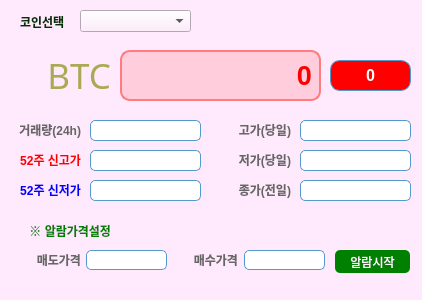
<?xml version="1.0" encoding="UTF-8"?>
<ui version="4.0">
 <class>MainWindow</class>
 <widget class="QMainWindow" name="MainWindow">
  <property name="geometry">
   <rect>
    <x>0</x>
    <y>0</y>
    <width>422</width>
    <height>300</height>
   </rect>
  </property>
  <property name="windowTitle">
   <string>MainWindow</string>
  </property>
  <property name="styleSheet">
   <string notr="true">background-color:rgb(255, 233, 253); </string>
  </property>
  <widget class="QWidget" name="centralwidget">
   <widget class="QLabel" name="label">
    <property name="geometry">
     <rect>
      <x>20</x>
      <y>16</y>
      <width>56</width>
      <height>12</height>
     </rect>
    </property>
    <property name="font">
     <font>
      <family>한컴산뜻돋움</family>
      <weight>75</weight>
      <bold>true</bold>
     </font>
    </property>
    <property name="styleSheet">
     <string notr="true">color:rgb(0, 50, 0 )</string>
    </property>
    <property name="text">
     <string>코인선택</string>
    </property>
   </widget>
   <widget class="QComboBox" name="coin_comboBox">
    <property name="geometry">
     <rect>
      <x>80</x>
      <y>10</y>
      <width>111</width>
      <height>22</height>
     </rect>
    </property>
   </widget>
   <widget class="QLabel" name="price_label">
    <property name="geometry">
     <rect>
      <x>120</x>
      <y>50</y>
      <width>201</width>
      <height>51</height>
     </rect>
    </property>
    <property name="font">
     <font>
      <family>Arial</family>
      <pointsize>20</pointsize>
      <weight>75</weight>
      <bold>true</bold>
     </font>
    </property>
    <property name="focusPolicy">
     <enum>Qt::NoFocus</enum>
    </property>
    <property name="styleSheet">
     <string notr="true">border:solid;border-color:rgb(255, 123, 125);border-width:2px;background-color:rgb(255, 205, 220); color:red;
border-radius:10px;</string>
    </property>
    <property name="text">
     <string>0</string>
    </property>
    <property name="alignment">
     <set>Qt::AlignRight|Qt::AlignTrailing|Qt::AlignVCenter</set>
    </property>
   </widget>
   <widget class="QLabel" name="ticker_label">
    <property name="geometry">
     <rect>
      <x>10</x>
      <y>50</y>
      <width>101</width>
      <height>51</height>
     </rect>
    </property>
    <property name="font">
     <font>
      <family>Tw Cen MT Condensed Extra Bold</family>
      <pointsize>26</pointsize>
      <weight>50</weight>
      <bold>false</bold>
     </font>
    </property>
    <property name="styleSheet">
     <string notr="true">color:#aaaa55</string>
    </property>
    <property name="text">
     <string>BTC</string>
    </property>
    <property name="alignment">
     <set>Qt::AlignRight|Qt::AlignTrailing|Qt::AlignVCenter</set>
    </property>
   </widget>
   <widget class="QLabel" name="change_rate_label">
    <property name="geometry">
     <rect>
      <x>330</x>
      <y>60</y>
      <width>81</width>
      <height>31</height>
     </rect>
    </property>
    <property name="font">
     <font>
      <family>Arial</family>
      <pointsize>12</pointsize>
      <weight>75</weight>
      <bold>true</bold>
     </font>
    </property>
    <property name="styleSheet">
     <string notr="true">border:solid;border-color:#5599cc;border-width:1px;background-color:red;color:white;border-radius:10px</string>
    </property>
    <property name="text">
     <string>0</string>
    </property>
    <property name="alignment">
     <set>Qt::AlignCenter</set>
    </property>
   </widget>
   <widget class="QLabel" name="trade_volume_label">
    <property name="geometry">
     <rect>
      <x>90</x>
      <y>120</y>
      <width>111</width>
      <height>21</height>
     </rect>
    </property>
    <property name="styleSheet">
     <string notr="true">border:solid;border-color:#5599cc;border-width:1px;background-color:white;border-radius:5px</string>
    </property>
    <property name="text">
     <string/>
    </property>
    <property name="alignment">
     <set>Qt::AlignRight|Qt::AlignTrailing|Qt::AlignVCenter</set>
    </property>
   </widget>
   <widget class="QLabel" name="_label">
    <property name="geometry">
     <rect>
      <x>0</x>
      <y>120</y>
      <width>81</width>
      <height>20</height>
     </rect>
    </property>
    <property name="font">
     <font>
      <family>Arial</family>
      <weight>75</weight>
      <bold>true</bold>
     </font>
    </property>
    <property name="styleSheet">
     <string notr="true">color:#666666</string>
    </property>
    <property name="text">
     <string>거래량(24h)</string>
    </property>
    <property name="alignment">
     <set>Qt::AlignRight|Qt::AlignTrailing|Qt::AlignVCenter</set>
    </property>
   </widget>
   <widget class="QLabel" name="label_7">
    <property name="geometry">
     <rect>
      <x>0</x>
      <y>150</y>
      <width>81</width>
      <height>20</height>
     </rect>
    </property>
    <property name="font">
     <font>
      <family>Arial</family>
      <weight>75</weight>
      <bold>true</bold>
     </font>
    </property>
    <property name="styleSheet">
     <string notr="true">color:red</string>
    </property>
    <property name="text">
     <string>52주 신고가</string>
    </property>
    <property name="alignment">
     <set>Qt::AlignRight|Qt::AlignTrailing|Qt::AlignVCenter</set>
    </property>
   </widget>
   <widget class="QLabel" name="highest_52_label">
    <property name="geometry">
     <rect>
      <x>90</x>
      <y>150</y>
      <width>111</width>
      <height>21</height>
     </rect>
    </property>
    <property name="styleSheet">
     <string notr="true">border:solid;border-color:#5599cc;border-width:1px;background-color:white;border-radius:5px</string>
    </property>
    <property name="text">
     <string/>
    </property>
    <property name="alignment">
     <set>Qt::AlignRight|Qt::AlignTrailing|Qt::AlignVCenter</set>
    </property>
   </widget>
   <widget class="QLabel" name="label_9">
    <property name="geometry">
     <rect>
      <x>0</x>
      <y>180</y>
      <width>81</width>
      <height>20</height>
     </rect>
    </property>
    <property name="font">
     <font>
      <family>Arial</family>
      <weight>75</weight>
      <bold>true</bold>
     </font>
    </property>
    <property name="styleSheet">
     <string notr="true">color:blue</string>
    </property>
    <property name="text">
     <string>52주 신저가</string>
    </property>
    <property name="alignment">
     <set>Qt::AlignRight|Qt::AlignTrailing|Qt::AlignVCenter</set>
    </property>
   </widget>
   <widget class="QLabel" name="lowest_52_label">
    <property name="geometry">
     <rect>
      <x>90</x>
      <y>180</y>
      <width>111</width>
      <height>21</height>
     </rect>
    </property>
    <property name="styleSheet">
     <string notr="true">border:solid;border-color:#5599cc;border-width:1px;background-color:white;border-radius:5px</string>
    </property>
    <property name="text">
     <string/>
    </property>
    <property name="alignment">
     <set>Qt::AlignRight|Qt::AlignTrailing|Qt::AlignVCenter</set>
    </property>
   </widget>
   <widget class="QLabel" name="label_11">
    <property name="geometry">
     <rect>
      <x>220</x>
      <y>120</y>
      <width>71</width>
      <height>20</height>
     </rect>
    </property>
    <property name="font">
     <font>
      <family>Arial</family>
      <weight>75</weight>
      <bold>true</bold>
     </font>
    </property>
    <property name="styleSheet">
     <string>color:#666666</string>
    </property>
    <property name="text">
     <string>고가(당일)</string>
    </property>
    <property name="alignment">
     <set>Qt::AlignRight|Qt::AlignTrailing|Qt::AlignVCenter</set>
    </property>
   </widget>
   <widget class="QLabel" name="high_price_label">
    <property name="geometry">
     <rect>
      <x>300</x>
      <y>120</y>
      <width>111</width>
      <height>21</height>
     </rect>
    </property>
    <property name="styleSheet">
     <string notr="true">border:solid;border-color:#5599cc;border-width:1px;background-color:white;border-radius:5px</string>
    </property>
    <property name="text">
     <string/>
    </property>
    <property name="alignment">
     <set>Qt::AlignRight|Qt::AlignTrailing|Qt::AlignVCenter</set>
    </property>
   </widget>
   <widget class="QLabel" name="low_price_label">
    <property name="geometry">
     <rect>
      <x>300</x>
      <y>150</y>
      <width>111</width>
      <height>21</height>
     </rect>
    </property>
    <property name="styleSheet">
     <string notr="true">border:solid;border-color:#5599cc;border-width:1px;background-color:white;border-radius:5px</string>
    </property>
    <property name="text">
     <string/>
    </property>
    <property name="alignment">
     <set>Qt::AlignRight|Qt::AlignTrailing|Qt::AlignVCenter</set>
    </property>
   </widget>
   <widget class="QLabel" name="label_14">
    <property name="geometry">
     <rect>
      <x>220</x>
      <y>150</y>
      <width>71</width>
      <height>20</height>
     </rect>
    </property>
    <property name="font">
     <font>
      <family>Arial</family>
      <weight>75</weight>
      <bold>true</bold>
     </font>
    </property>
    <property name="styleSheet">
     <string>color:#666666</string>
    </property>
    <property name="text">
     <string>저가(당일)</string>
    </property>
    <property name="alignment">
     <set>Qt::AlignRight|Qt::AlignTrailing|Qt::AlignVCenter</set>
    </property>
   </widget>
   <widget class="QLabel" name="label_15">
    <property name="geometry">
     <rect>
      <x>220</x>
      <y>180</y>
      <width>71</width>
      <height>20</height>
     </rect>
    </property>
    <property name="font">
     <font>
      <family>Arial</family>
      <weight>75</weight>
      <bold>true</bold>
     </font>
    </property>
    <property name="styleSheet">
     <string>color:#666666</string>
    </property>
    <property name="text">
     <string>종가(전일)</string>
    </property>
    <property name="alignment">
     <set>Qt::AlignRight|Qt::AlignTrailing|Qt::AlignVCenter</set>
    </property>
   </widget>
   <widget class="QLabel" name="closing_price_label">
    <property name="geometry">
     <rect>
      <x>300</x>
      <y>180</y>
      <width>111</width>
      <height>21</height>
     </rect>
    </property>
    <property name="styleSheet">
     <string notr="true">border:solid;border-color:#5599cc;border-width:1px;background-color:white;border-radius:5px</string>
    </property>
    <property name="text">
     <string/>
    </property>
    <property name="alignment">
     <set>Qt::AlignRight|Qt::AlignTrailing|Qt::AlignVCenter</set>
    </property>
   </widget>
   <widget class="QLabel" name="label_10">
    <property name="geometry">
     <rect>
      <x>10</x>
      <y>221</y>
      <width>101</width>
      <height>20</height>
     </rect>
    </property>
    <property name="font">
     <font>
      <family>Arial</family>
      <weight>75</weight>
      <bold>true</bold>
     </font>
    </property>
    <property name="styleSheet">
     <string notr="true">color:green</string>
    </property>
    <property name="text">
     <string>※ 알람가격설정</string>
    </property>
    <property name="alignment">
     <set>Qt::AlignRight|Qt::AlignTrailing|Qt::AlignVCenter</set>
    </property>
   </widget>
   <widget class="QLabel" name="_label_2">
    <property name="geometry">
     <rect>
      <x>20</x>
      <y>250</y>
      <width>61</width>
      <height>20</height>
     </rect>
    </property>
    <property name="font">
     <font>
      <family>Arial</family>
      <weight>75</weight>
      <bold>true</bold>
     </font>
    </property>
    <property name="styleSheet">
     <string notr="true">color:#666666</string>
    </property>
    <property name="text">
     <string>매도가격</string>
    </property>
    <property name="alignment">
     <set>Qt::AlignRight|Qt::AlignTrailing|Qt::AlignVCenter</set>
    </property>
   </widget>
   <widget class="QLabel" name="_label_3">
    <property name="geometry">
     <rect>
      <x>177</x>
      <y>250</y>
      <width>61</width>
      <height>20</height>
     </rect>
    </property>
    <property name="font">
     <font>
      <family>Arial</family>
      <weight>75</weight>
      <bold>true</bold>
     </font>
    </property>
    <property name="styleSheet">
     <string notr="true">color:#666666</string>
    </property>
    <property name="text">
     <string>매수가격</string>
    </property>
    <property name="alignment">
     <set>Qt::AlignRight|Qt::AlignTrailing|Qt::AlignVCenter</set>
    </property>
   </widget>
   <widget class="QPushButton" name="alarm_btn">
    <property name="geometry">
     <rect>
      <x>335</x>
      <y>250</y>
      <width>75</width>
      <height>23</height>
     </rect>
    </property>
    <property name="styleSheet">
     <string notr="true">background-color:green;border-radius:5px;color:white</string>
    </property>
    <property name="text">
     <string>알람시작</string>
    </property>
   </widget>
   <widget class="QLineEdit" name="sell_price">
    <property name="geometry">
     <rect>
      <x>86</x>
      <y>250</y>
      <width>81</width>
      <height>20</height>
     </rect>
    </property>
    <property name="styleSheet">
     <string notr="true">border:solid;border-color:#5599cc;border-width:1px;background-color:white;border-radius:5px</string>
    </property>
   </widget>
   <widget class="QLineEdit" name="buy_price">
    <property name="geometry">
     <rect>
      <x>244</x>
      <y>250</y>
      <width>81</width>
      <height>20</height>
     </rect>
    </property>
    <property name="styleSheet">
     <string notr="true">border:solid;border-color:#5599cc;border-width:1px;background-color:white;border-radius:5px</string>
    </property>
   </widget>
  </widget>
  <widget class="QStatusBar" name="statusbar"/>
 </widget>
 <resources/>
 <connections/>
</ui>
